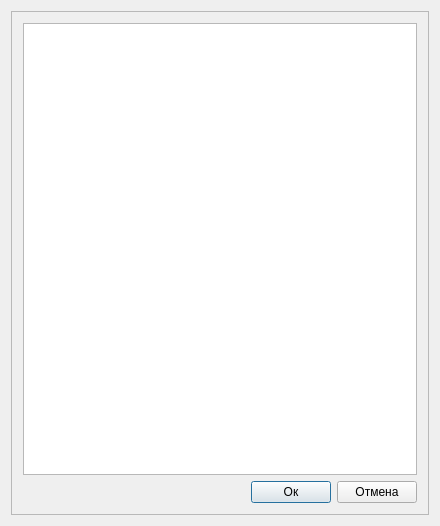
<?xml version="1.0" encoding="UTF-8"?>
<ui version="4.0">
 <class>CmdLibWidget</class>
 <widget class="QDialog" name="CmdLibWidget">
  <property name="windowModality">
   <enum>Qt::ApplicationModal</enum>
  </property>
  <property name="geometry">
   <rect>
    <x>0</x>
    <y>0</y>
    <width>440</width>
    <height>526</height>
   </rect>
  </property>
  <property name="windowTitle">
   <string>Выберите из библиотеки</string>
  </property>
  <property name="windowIcon">
   <iconset resource="../../../../../DConf.qrc">
    <normaloff>:/images/open-folder.png</normaloff>:/images/open-folder.png</iconset>
  </property>
  <layout class="QVBoxLayout" name="verticalLayout">
   <item>
    <widget class="QScrollArea" name="scrollArea">
     <property name="widgetResizable">
      <bool>true</bool>
     </property>
     <widget class="QWidget" name="scrollAreaWidgetContents">
      <property name="geometry">
       <rect>
        <x>0</x>
        <y>0</y>
        <width>420</width>
        <height>506</height>
       </rect>
      </property>
      <layout class="QVBoxLayout" name="verticalLayout_2">
       <item>
        <widget class="QTreeView" name="treeView"/>
       </item>
       <item>
        <layout class="QHBoxLayout" name="horizontalLayout">
         <item>
          <spacer name="horizontalSpacer">
           <property name="orientation">
            <enum>Qt::Horizontal</enum>
           </property>
           <property name="sizeHint" stdset="0">
            <size>
             <width>40</width>
             <height>20</height>
            </size>
           </property>
          </spacer>
         </item>
         <item>
          <widget class="QPushButton" name="butOk">
           <property name="text">
            <string>Ок</string>
           </property>
          </widget>
         </item>
         <item>
          <widget class="QPushButton" name="butCancel">
           <property name="text">
            <string>Отмена</string>
           </property>
          </widget>
         </item>
        </layout>
       </item>
      </layout>
     </widget>
    </widget>
   </item>
  </layout>
 </widget>
 <layoutdefault spacing="6" margin="11"/>
 <resources>
  <include location="../../../../../DConf.qrc"/>
 </resources>
 <connections/>
</ui>
